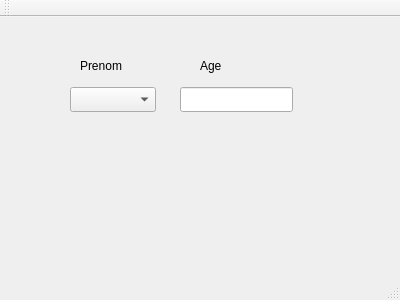
<?xml version="1.0" encoding="UTF-8"?>
<ui version="4.0">
 <class>MainWindow</class>
 <widget class="QMainWindow" name="MainWindow">
  <property name="geometry">
   <rect>
    <x>0</x>
    <y>0</y>
    <width>400</width>
    <height>300</height>
   </rect>
  </property>
  <property name="windowTitle">
   <string>MainWindow</string>
  </property>
  <widget class="QWidget" name="centralWidget">
   <widget class="QComboBox" name="comboBox">
    <property name="geometry">
     <rect>
      <x>70</x>
      <y>70</y>
      <width>86</width>
      <height>25</height>
     </rect>
    </property>
   </widget>
   <widget class="QLineEdit" name="lineEdit">
    <property name="geometry">
     <rect>
      <x>180</x>
      <y>70</y>
      <width>113</width>
      <height>25</height>
     </rect>
    </property>
   </widget>
   <widget class="QLabel" name="label">
    <property name="geometry">
     <rect>
      <x>80</x>
      <y>40</y>
      <width>67</width>
      <height>17</height>
     </rect>
    </property>
    <property name="text">
     <string>Prenom</string>
    </property>
   </widget>
   <widget class="QLabel" name="label_2">
    <property name="geometry">
     <rect>
      <x>200</x>
      <y>40</y>
      <width>67</width>
      <height>17</height>
     </rect>
    </property>
    <property name="text">
     <string>Age</string>
    </property>
   </widget>
  </widget>
  <widget class="QMenuBar" name="menuBar">
   <property name="geometry">
    <rect>
     <x>0</x>
     <y>0</y>
     <width>400</width>
     <height>22</height>
    </rect>
   </property>
  </widget>
  <widget class="QToolBar" name="mainToolBar">
   <attribute name="toolBarArea">
    <enum>TopToolBarArea</enum>
   </attribute>
   <attribute name="toolBarBreak">
    <bool>false</bool>
   </attribute>
  </widget>
  <widget class="QStatusBar" name="statusBar"/>
 </widget>
 <layoutdefault spacing="6" margin="11"/>
 <resources/>
 <connections/>
</ui>
